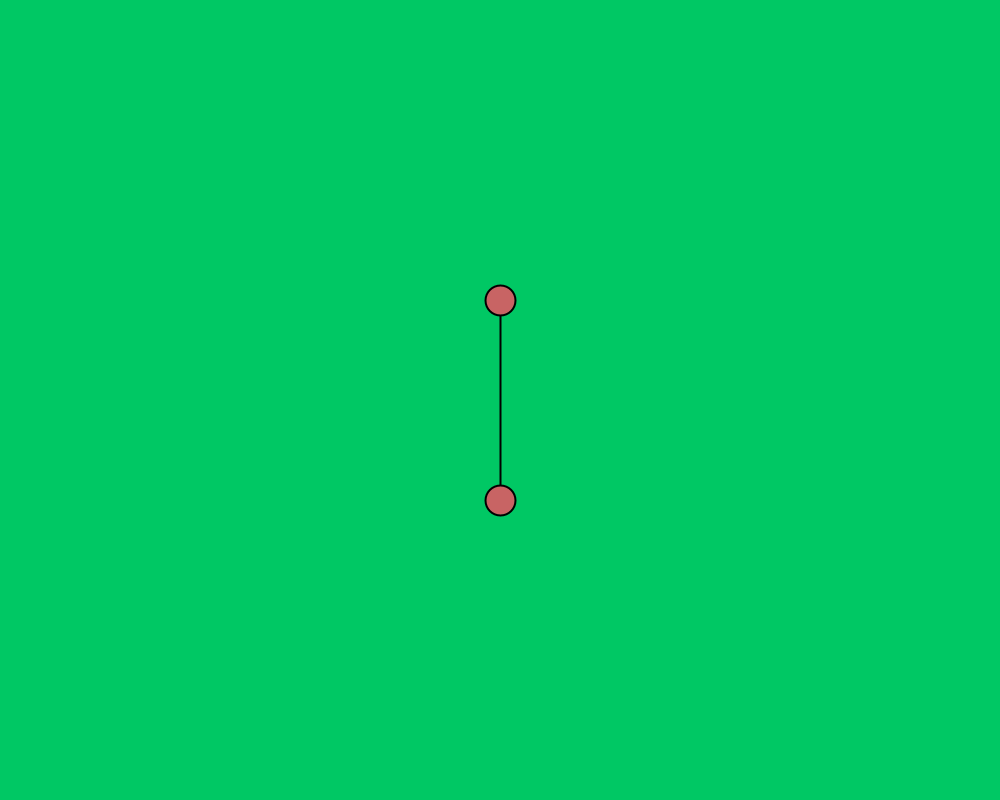
Frame 1 (no input)
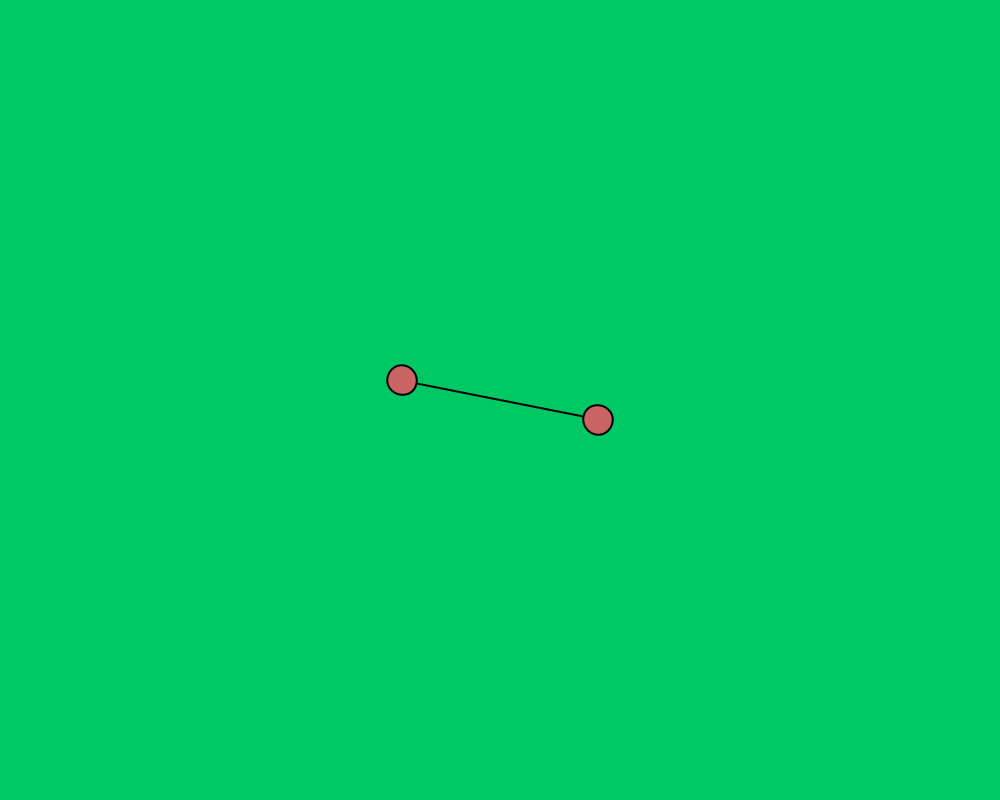
Frame 60 (the mouse pressed at the canvas centre just before this capture)
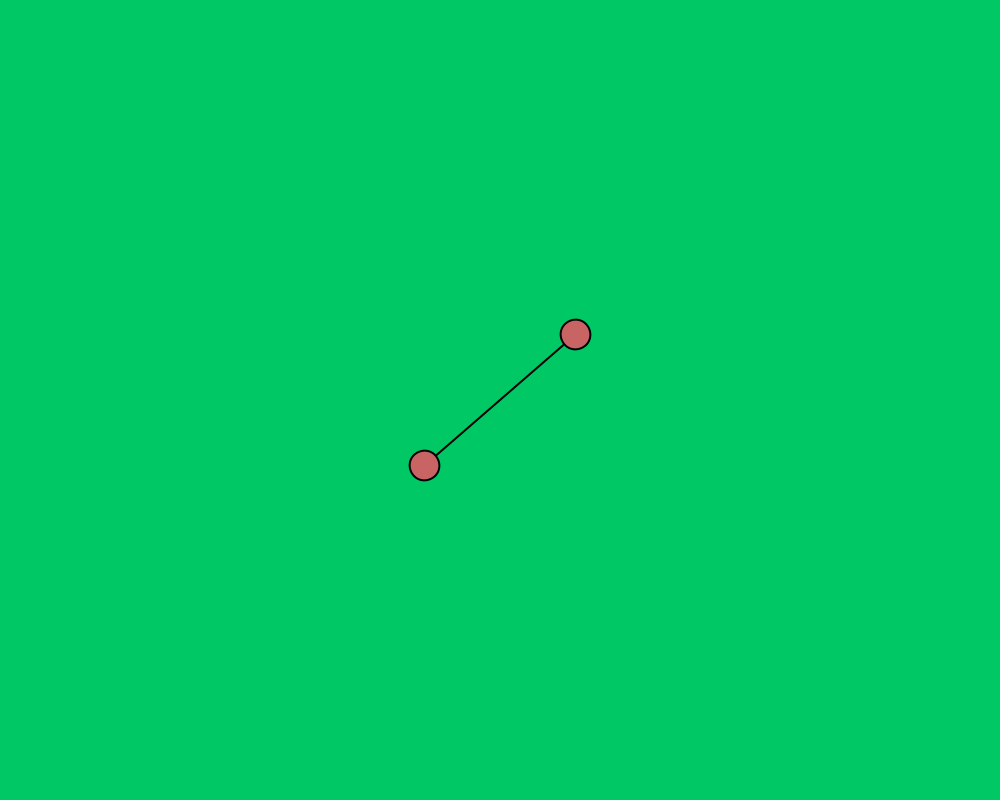
Frame 120 (the mouse held since frame 60 and released just before this capture)

The Processing sketch that drew these frames (run headless with seeded random() and noise(); from frame 60 on, the mouse is pressed at the canvas centre):

// Processing sketch: sketch_7_22_2024_8_02_Ex3_4_Oscilations
// ── sketch_7_22_2024_8_02_Ex3_4_Oscilations.pde
float angle = 0; 
float aVelocity = 0; 
float aAcceleration = 0.001; 


void setup()
{
  size(1000, 800); 
  
}


float radius = 30; 

void draw()
{
 background(0, 200, 100); 
 
 fill(200, 100, 100); 
 rectMode(CENTER); 
 
 translate(width/2, height/2); 
 rotate(angle);
 stroke(0); 
 strokeWeight(2);
 line(0, -100, 0, 100); 
 ellipse(0, -100, radius, radius); 
 ellipse(0, 100, radius, radius); 

 
 aVelocity+=(aAcceleration); 
 angle+=aVelocity; 
 
 
  
}
